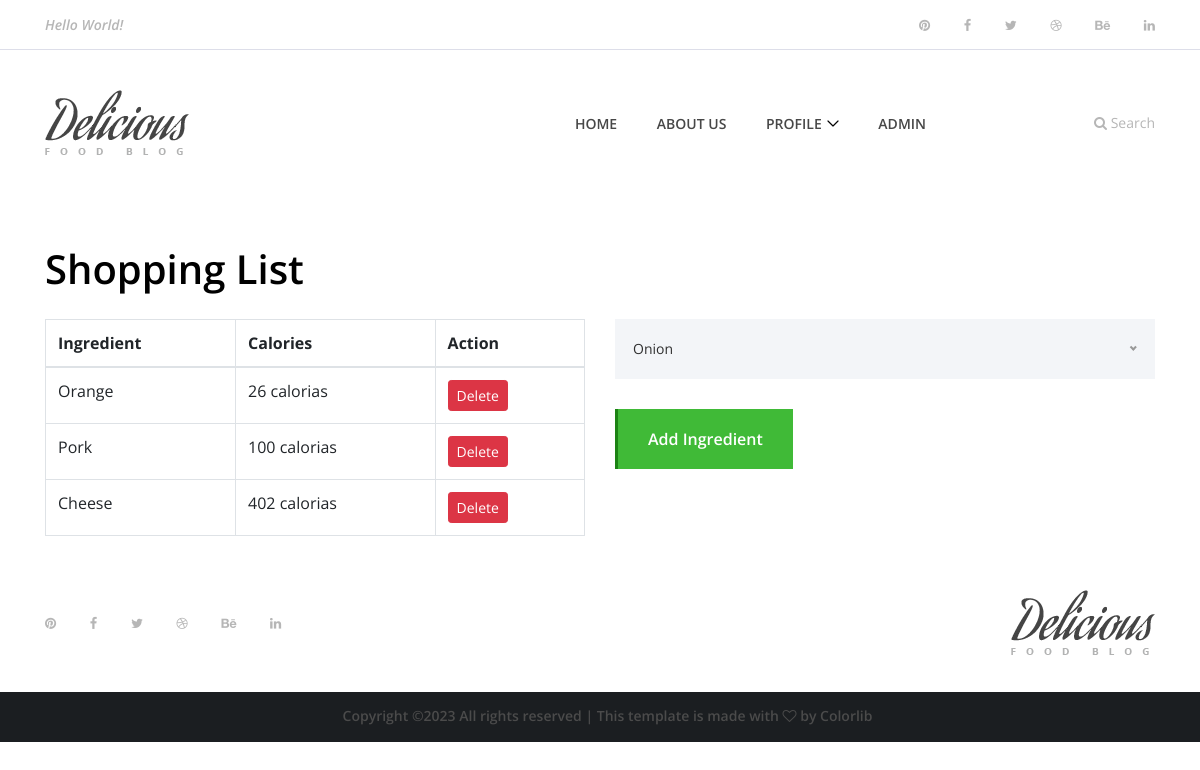
Page /shoplist/ (signed in) on the committed database.
### app/models.py (models this page shows, shortened)
class ListaCompras(models.Model):
    user = models.ForeignKey(User, on_delete=models.CASCADE)
    ingredient = models.ForeignKey(Ingrediente, on_delete=models.CASCADE)
    data = models.DateField()
    checklist = models.BooleanField()

class Ingrediente(models.Model):
    nome = models.CharField(max_length=255)
    categoria = models.ForeignKey(CategoriaIngrediente, on_delete=models.SET_NULL, null=True)
    icon = models.CharField(max_length=255,null=True, blank=True)
    calorias = models.IntegerField(null=True, blank=True)

### app/views.py (the view)
# urls.py: path('shoplist/', views.shoplist, name='shoplist'),
def shoplist(request):
    user = request.user
    ingredientes_na_shoplist = ListaCompras.objects.filter(user=user)
    todos_ingredientes = Ingrediente.objects.all()
    return render(request, 'shoplist.html', {'ingredientes_na_shoplist': ingredientes_na_shoplist, 'todos_ingredientes': todos_ingredientes})

### app/templates/shoplist.html (shortened to what this page needs)
{% extends 'main.html' %}
{% block content %}
<div class="container">
    <h1 class="mt-5">Shopping List</h1>
    <div class="row mt-4">
        <div class="col-lg-6">
            <div class="table-responsive">
                <table class="table table-bordered">
                    <thead>
                        <tr>
                            <th>Ingredient</th>
                            <th>Calories</th>
                            <th>Action</th>
                        </tr>
                    </thead>
                    <tbody>
                        {% for item in ingredientes_na_shoplist %}
                            <tr>
                                <td>{{ item.ingredient.nome }}</td>
                                <td>{{ item.ingredient.calorias }} calorias</td>
                                <td>
                                    <a href="{% url 'delete_shoplist_item' item.id %}" class="btn btn-danger btn-sm">Delete</a>
                                </td>
                            </tr>
                        {% empty %}
                            <tr>
                                <td colspan="3">Your shopping list is empty.</td>
                            </tr>
                        {% endfor %}
                    </tbody>
                </table>
            </div>
        </div>
        <div class="col-lg-6">
            <form method="post" action="{% url 'add_ingredient_to_shoplist' %}">
                <button type="submit" class="btn delicious-btn mt-30">Add Ingredient</button>
            </form>
        </div>
    </div>
</div>
{% endblock content %}

### app/static/style.css (style rules this page uses)
* { margin: 0; padding: 0; }
body { font-family: "Open Sans", sans-serif; font-size: 14px; }
h1, h2, h3, h4, h5, h6 { color: #000000; line-height: 1.3; font-weight: 600; }
a, a:hover, a:focus { -webkit-transition-duration: 500ms; transition-duration: 500ms; text-decoration: none; outline: 0 solid transparent; color: #000000; font-weight: 600; font-size: 14px; color: #474747; }
.mt-30 { margin-top: 30px !important; }
.delicious-btn { display: inline-block; min-width: 160px; height: 60px; color: #ffffff; border: none; border-left: 3px solid #1c8314; border-radius: 0; padding: 0 30px; font-size: 16px; line-height: 58px; font-weight: 600; -webkit-transition-duration: 500ms; transition-duration: 500ms; text-transform: capitalize; background-color: #40ba37; }

### rows in the picture
ListaCompras: ingredient.nome "Orange", ingredient.calorias "26"
ListaCompras: ingredient.nome "Pork", ingredient.calorias "100"
ListaCompras: ingredient.nome "Cheese", ingredient.calorias "402"
